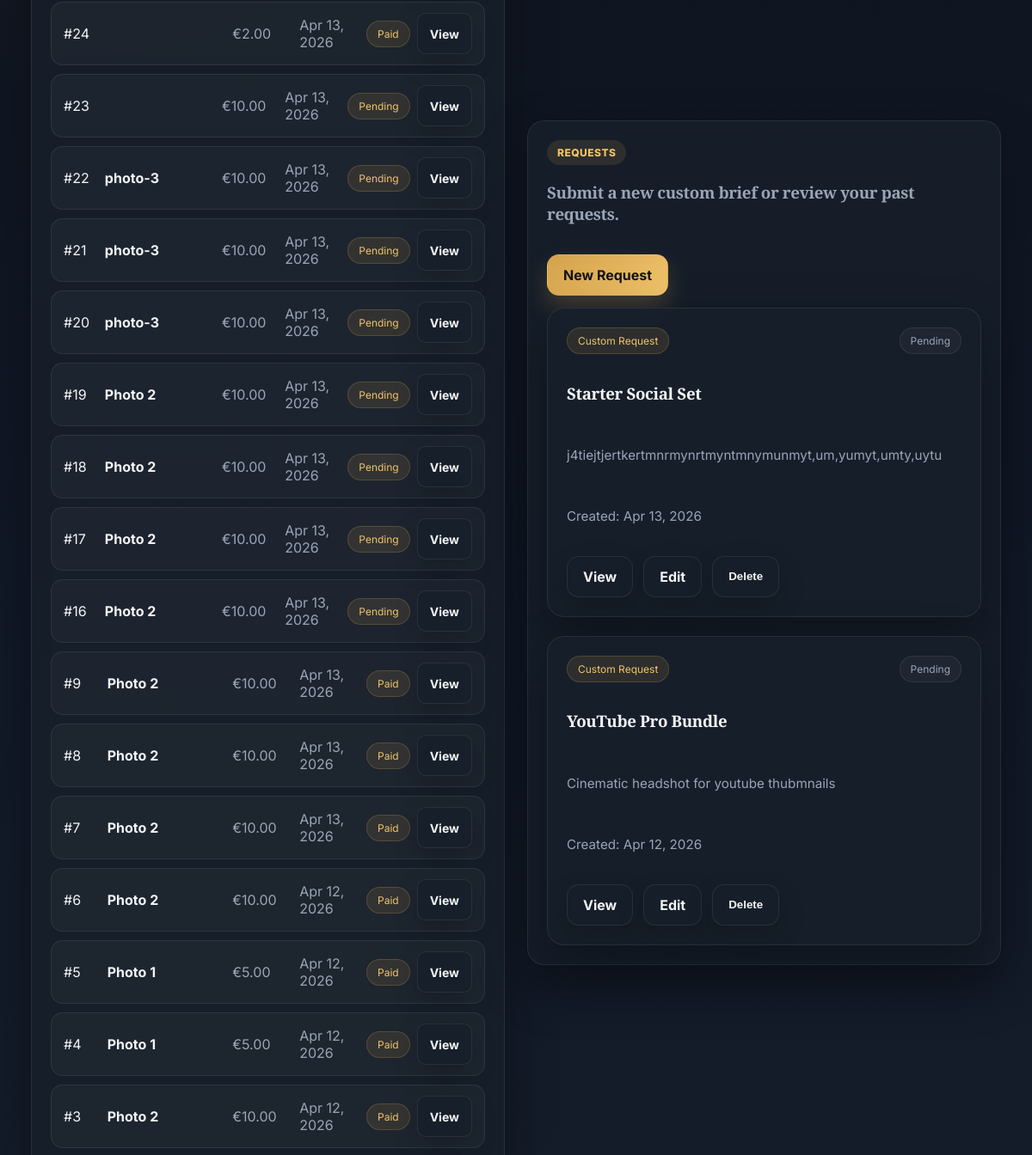
The page /account/activity/ (signed in, middle part) on the database as committed earlier.
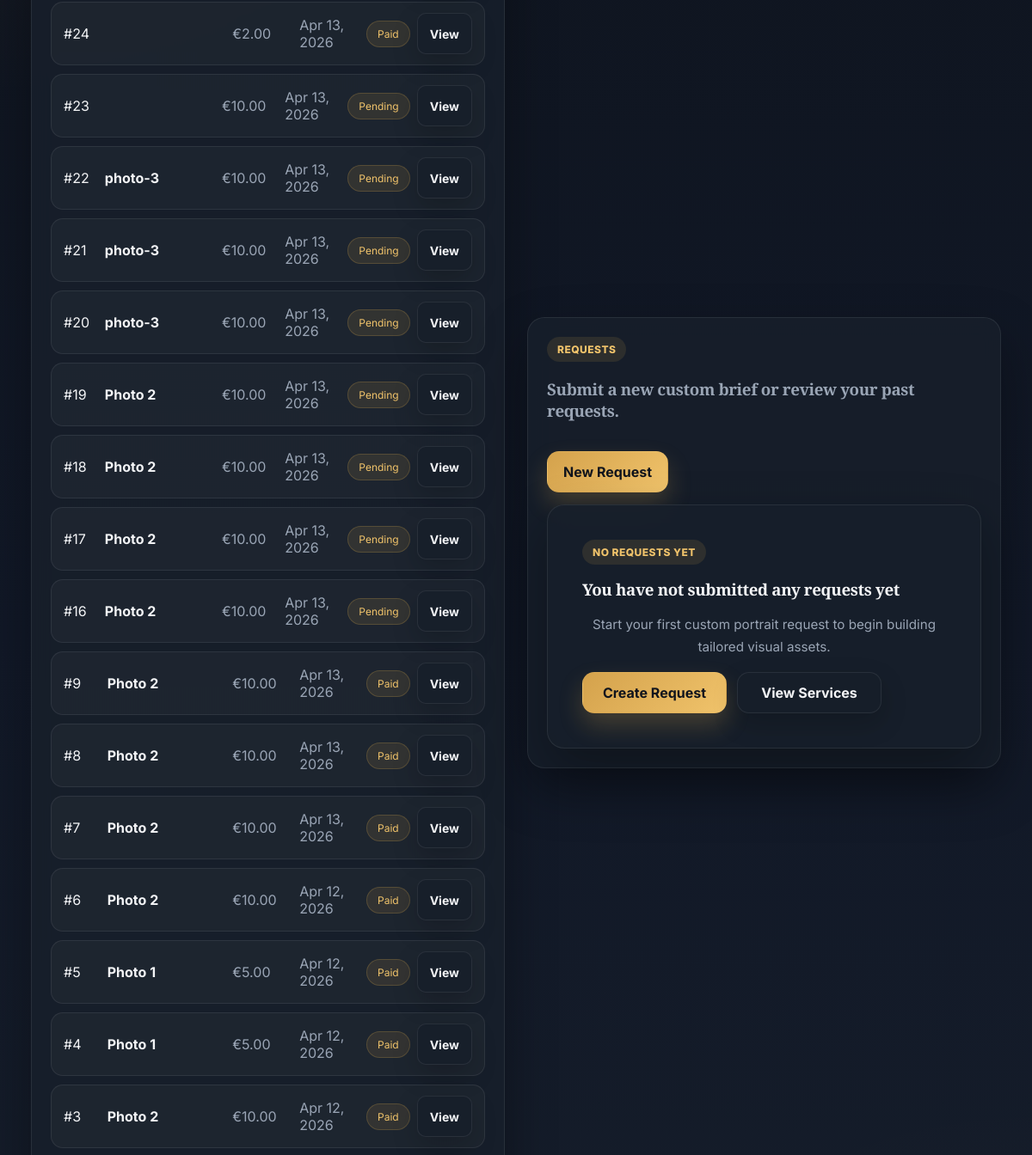
The same page on the database as committed later.
### payments/models.py (models this page shows, shortened)
class Order(models.Model):
    STATUS_CHOICES = [
        ('pending', 'Pending'),
        ('paid', 'Paid'),
        ('failed', 'Failed'),
        ('cancelled', 'Cancelled'),
    ]
    user = models.ForeignKey(settings.AUTH_USER_MODEL, on_delete=models.CASCADE, related_name='orders')
    product = models.ForeignKey('shop.Product', on_delete=models.PROTECT, related_name='orders', null=True, blank=True)
    bundle_label = models.CharField(max_length=150, blank=True)
    bundle_count = models.PositiveIntegerField(null=True, blank=True)
    price_snapshot = models.DecimalField(max_digits=8, decimal_places=2)
    status = models.CharField(max_length=20, choices=STATUS_CHOICES, default='pending')
    created_at = models.DateTimeField(auto_now_add=True)
    stripe_session_id = models.CharField(max_length=255, blank=True)
    class Meta:
        ordering = ['-created_at']

### shop/models.py (models this page shows, shortened)
class Product(models.Model):
    title = models.CharField(max_length=200)
    image_url = models.URLField(blank=True, null=True)
    slug = models.SlugField(unique=True)
    description = models.TextField()
    price = models.DecimalField(max_digits=6, decimal_places=2)
    is_active = models.BooleanField(default=True)
    created_at = models.DateTimeField(auto_now_add=True)

### services/models.py (models this page shows, shortened)
class CustomRequest(models.Model):
    STATUS_CHOICES = [
        ('pending', 'Pending'),
        ('in_progress', 'In Progress'),
        ('completed', 'Completed'),
        ('cancelled', 'Cancelled'),
    ]
    STYLE_CHOICES = [
        ('realistic', 'Realistic'),
        ('cartoon', 'Cartoon'),
        ('cinematic', 'Cinematic'),
        ('studio', 'Studio'),
        ('other', 'Other'),
    ]
    PLATFORM_CHOICES = [
        ('instagram', 'Instagram'),
        ('facebook', 'Facebook'),
        ('tiktok', 'TikTok'),
        ('youtube', 'YouTube'),
        ('other', 'Other'),
    ]
    user = models.ForeignKey(
        settings.AUTH_USER_MODEL,
        on_delete=models.CASCADE,
        related_name='custom_requests'
    )
    package = models.ForeignKey(
        ServicePackage,
        on_delete=models.SET_NULL,
        null=True,
        blank=True,
        related_name='requests'
    )
    platform_type = models.CharField(max_length=20, choices=PLATFORM_CHOICES)
    style_choice = models.CharField(max_length=20, choices=STYLE_CHOICES)
    prompt_details = models.TextField()
    extra_notes = models.TextField(blank=True)
    total_price = models.DecimalField(max_digits=8, decimal_places=2, default=0.00)
    status = models.CharField(max_length=20, choices=STATUS_CHOICES, default='pending')
    created_at = models.DateTimeField(auto_now_add=True)
    updated_at = models.DateTimeField(auto_now=True)
    class Meta:
        ordering = ['-created_at']

class ServicePackage(models.Model):
    PLATFORM_CHOICES = [
        ('instagram', 'Instagram'),
        ('facebook', 'Facebook'),
        ('tiktok', 'TikTok'),
        ('youtube', 'YouTube'),
        ('other', 'Other'),
    ]
    name = models.CharField(max_length=100)
    image_url = models.URLField(blank=True, null=True)
    description = models.TextField()
    base_price = models.DecimalField(max_digits=8, decimal_places=2)
    number_of_images = models.PositiveIntegerField(default=10)
    turnaround_days = models.PositiveIntegerField(default=3)
    platform_type = models.CharField(max_length=20, choices=PLATFORM_CHOICES)
    is_active = models.BooleanField(default=True)
    created_at = models.DateTimeField(auto_now_add=True)
    class Meta:
        ordering = ['name']

### account/views.py (the view)
# urls.py: path('activity/', activity, name='account_activity'),
@login_required
def activity(request):
    orders = Order.objects.filter(user=request.user).order_by('-created_at')
    requests = CustomRequest.objects.filter(user=request.user).order_by('-created_at')
    return render(request, 'account/activity.html', {'orders': orders, 'requests': requests})

### home/templatetags/nav_extras.py (called while the page is built)
@register.filter
def starts_with(value, arg):
    try:
        return str(value).startswith(str(arg))
    except Exception:
        return False

### shop/context_processors.py (called while the page is built)
def cart_count(request):
    cart = request.session.get('cart', {})
    count = sum(item.get('quantity', 0) for item in cart.values())
    return {
        'cart_count': count,
    }

### templates/account/activity.html (shortened to what this page needs)
{% extends "base.html" %}
{% block content %}
<section class="section split">
    <div class="card-soft">
        {% if orders %}
            <div class="orders-table">
                {% for order in orders %}
                    <div class="orders-row">
                        <span class="orders-cell-id">#{{ order.pk }}</span>
                        <span class="orders-cell-title">{{ order.product.title }}</span>
                        <span>€{{ order.price_snapshot }}</span>
                        <span>{{ order.created_at|date:"M d, Y" }}</span>
                        <span class="orders-cell-action">
                            <span class="pill accent">{{ order.get_status_display }}</span>
                            <a href="{% url 'order_detail' order.pk %}" class="btn-secondary btn-small">View</a>
                        </span>
                    </div>
                {% endfor %}
            </div>
        {% endif %}
    </div>
    <div class="card-soft">
        <div class="section-head">
            <div>
                <span class="badge">Requests</span>
                <h3 class="muted">Submit a new custom brief or review your past requests.</h3>
            </div>
            <a href="{% url 'create_request' %}" class="btn-primary">New Request</a>
        </div>
        {% if requests %}
            <div class="request-premium-grid">
                {% for request in requests %}
                    <article class="card-floating request-premium-card">
                        <div class="request-card-top">
                            <span class="pill accent">Custom Request</span>
                            <span class="pill">{{ request.get_status_display }}</span>
                        </div>
                        <h3>{{ request.package.name|default:"Custom package" }}</h3>
                        <p class="muted">{{ request.prompt_details|default:"Custom AI portrait request submitted for a tailored premium result."|truncatewords:28 }}</p>
                        <p class="muted">Created: {{ request.created_at|date:"M d, Y" }}</p>
                        <div class="service-actions">
                            <a href="{% url 'request_detail' request.id %}" class="btn-secondary">View</a>
                            <a href="{% url 'edit_request' request.id %}" class="btn-secondary">Edit</a>
                            <form method="post" action="{% url 'delete_request' request.id %}" class="inline-form">
                                <button type="submit" class="btn-secondary">Delete</button>
                            </form>
                        </div>
                    </article>
                {% endfor %}
            </div>
        {% else %}
            <div class="empty-state premium-empty-state">
                <span class="badge accent">No Requests Yet</span>
                <h3>You have not submitted any requests yet</h3>
                <p class="muted">Start your first custom portrait request to begin building tailored visual assets.</p>
                <div class="cta-row">
                    <a href="{% url 'create_request' %}" class="btn-primary">Create Request</a>
                    <a href="{% url 'service_list' %}" class="btn-secondary">View Services</a>
                </div>
            </div>
        {% endif %}
    </div>
</section>
{% endblock %}

Rows that differ between the two databases and show on the page:
removed CustomRequest: status "Pending", package.name "Starter Social Set", prompt_details "j4tiejtjertkertmnrmynrtmyntmnymunmyt,um,yumyt,umty,uytu", created_at "Apr 13, 2026"
removed CustomRequest: status "Pending", package.name "YouTube Pro Bundle", prompt_details "Cinematic headshot for youtube thubmnails", created_at "Apr 12, 2026"
Other text that changed with them:
text now shown: "NO REQUESTS YET You have not submitted any requests yet Start your first custom portrait request to begin building tailored visual assets. Create Request View Services"
